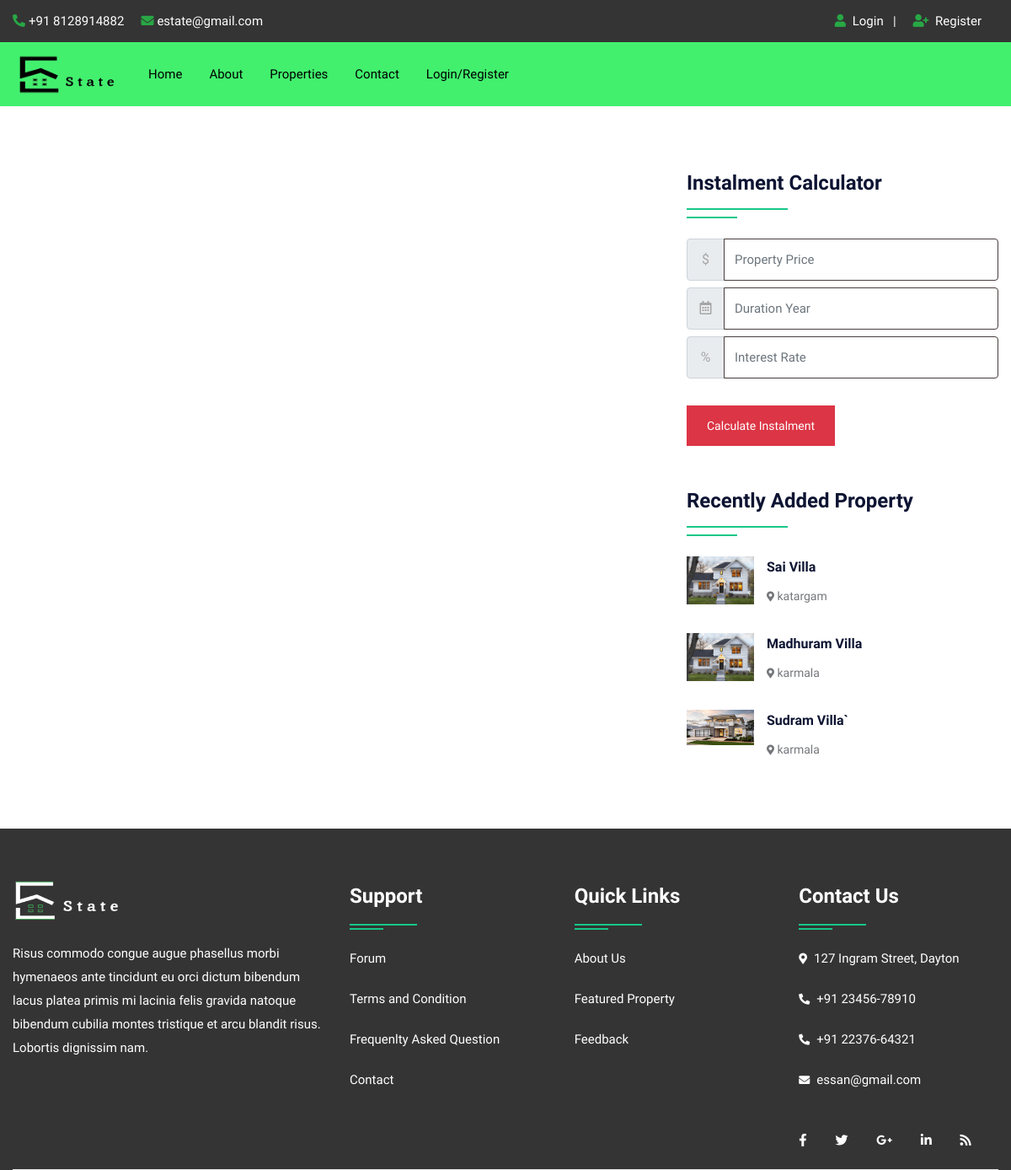
Page /stateproperty.php on the earlier database version.
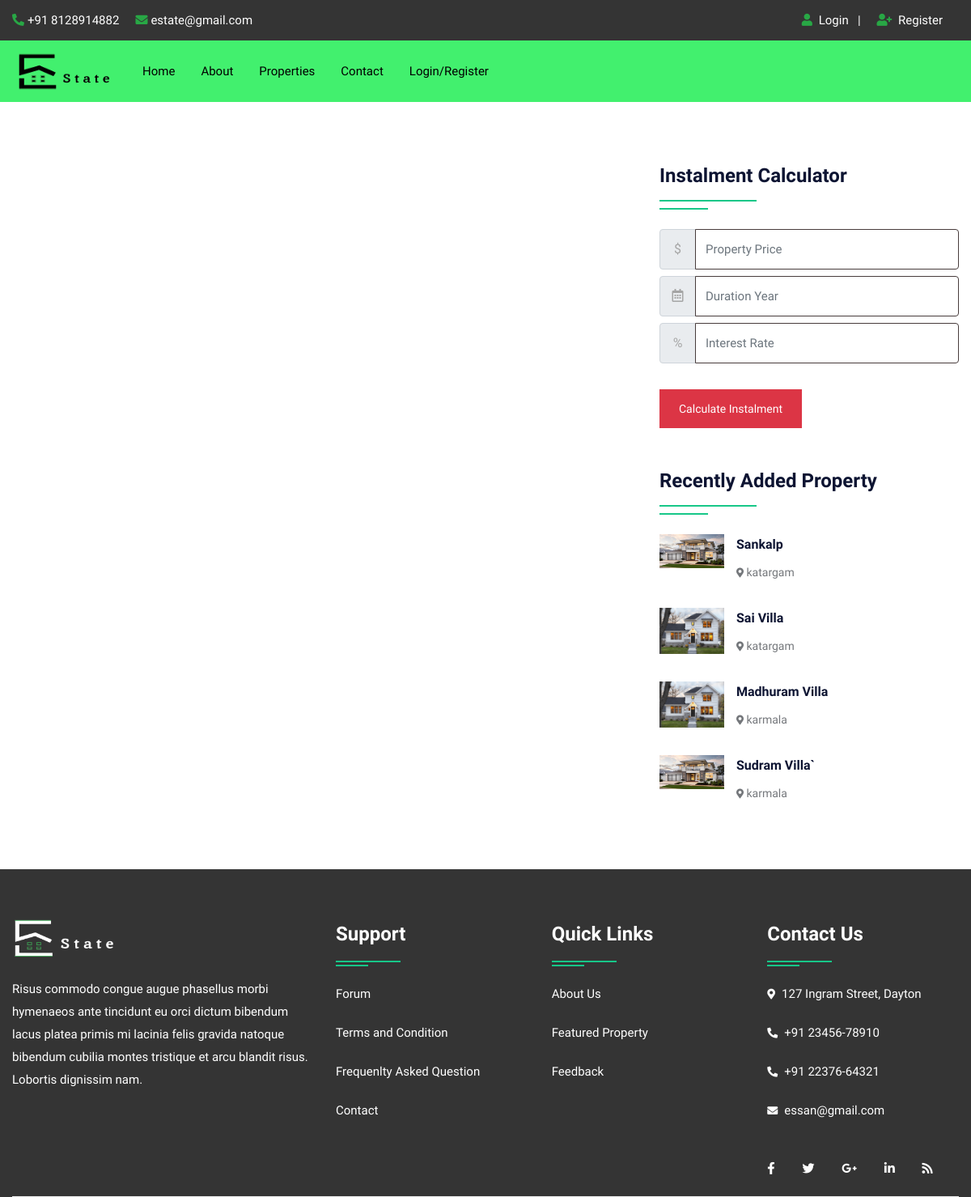
Same page on the later database version.
### tables this page shows
CREATE TABLE IF NOT EXISTS `property` (
  `pid` int(50) NOT NULL AUTO_INCREMENT,
  `title` varchar(50) NOT NULL,
  `pcontent` longtext NOT NULL,
  `type` varchar(100) NOT NULL,
  `bhk` varchar(50) NOT NULL,
  `stype` varchar(100) NOT NULL,
  `bedroom` int(50) NOT NULL,
  `bathroom` int(50) NOT NULL,
  `balcony` int(50) NOT NULL,
  `kitchen` int(50) NOT NULL,
  `hall` int(50) NOT NULL,
  `floor` varchar(50) NOT NULL,
  `size` int(50) NOT NULL,
  `price` int(50) NOT NULL,
  `location` varchar(200) NOT NULL,
  `city` varchar(100) NOT NULL,
  `state` varchar(100) NOT NULL,
  `feature` longtext NOT NULL,
  `pimage` varchar(300) NOT NULL,
  `pimage1` varchar(300) NOT NULL,
  `pimage2` varchar(300) NOT NULL,
  `pimage3` varchar(300) NOT NULL,
  `pimage4` varchar(300) NOT NULL,
  `uid` int(50) NOT NULL,
  `status` varchar(50) NOT NULL,
  `mapimage` varchar(300) NOT NULL,
  `topmapimage` varchar(300) NOT NULL,
  `groundmapimage` varchar(300) NOT NULL,
  `totalfloor` varchar(50) NOT NULL,
  `date` datetime NOT NULL DEFAULT CURRENT_TIMESTAMP,
  `isFeatured` int(11) DEFAULT NULL,
  PRIMARY KEY (`pid`),
  UNIQUE KEY `title` (`title`)
);

### stateproperty.php (the view, shortened to what this page needs)
<!DOCTYPE html>
<html lang="en">
<head>
<link rel="stylesheet" type="text/css" href="css/bootstrap.min.css">
<link rel="stylesheet" type="text/css" href="css/bootstrap-slider.css">
<link rel="stylesheet" type="text/css" href="css/jquery-ui.css">
<link rel="stylesheet" type="text/css" href="css/layerslider.css">
<link rel="stylesheet" type="text/css" href="css/color.css" id="color-change">
<link rel="stylesheet" type="text/css" href="css/owl.carousel.min.css">
<link rel="stylesheet" type="text/css" href="css/font-awesome.min.css">
<link rel="stylesheet" type="text/css" href="fonts/flaticon/flaticon.css">
<link rel="stylesheet" type="text/css" href="css/style.css">
</head>
<body>
<div id="page-wrapper">
    <div class="row">
		<?php include("include/header.php");?>
        <div class="full-row">
            <div class="container">
                <div class="row">
					<div class="col-lg-8">
                    </div>
                    <div class="col-lg-4">
                        <div class="sidebar-widget">
                            <h4 class="double-down-line-left text-secondary position-relative pb-4 my-4">Instalment Calculator</h4>
						<form class="d-inline-block w-100" action="calc.php" method="post">
                            <div class="input-group mb-2 mr-sm-2">
                                <div class="input-group-prepend">
                                    <div class="input-group-text">$</div>
                                </div>
                                <input type="text" class="form-control" name="amount" placeholder="Property Price">
                            </div>
                            <div class="input-group mb-2 mr-sm-2">
                                <div class="input-group-prepend">
                                    <div class="input-group-text"><i class="far fa-calendar-alt"></i></div>
                                </div>
                                <input type="text" class="form-control" name="month" placeholder="Duration Year">
                            </div>
                            <div class="input-group mb-2 mr-sm-2">
                                <div class="input-group-prepend">
                                    <div class="input-group-text">%</div>
                                </div>
                                <input type="text" class="form-control" name="interest" placeholder="Interest Rate">
                            </div>
                            <button type="submit" value="submit" name="calc" class="btn btn-danger mt-4">Calculate Instalment</button>
                        </form>
                        </div>
                        <div class="sidebar-widget mt-5">
                            <h4 class="double-down-line-left text-secondary position-relative pb-4 mb-4">Recently Added Property</h4>
                            <ul class="property_list_widget">
								<?php
								$query=mysqli_query($con,"SELECT * FROM `property` ORDER BY date DESC LIMIT 6");
										while($row=mysqli_fetch_array($query))
										{
								?>
                                <li> <img src="admin/property/<?php echo $row['18'];?>" alt="pimage">
                                    <h6 class="text-secondary hover-text-success text-capitalize"><a href="propertydetail.php?pid=<?php echo $row['0'];?>"><?php echo $row['1'];?></a></h6>
                                    <span class="font-14"><i class="fas fa-map-marker-alt icon-success icon-small"></i> <?php echo $row['14'];?></span>
                                </li>
                                <?php } ?>
                            </ul>
                        </div>
                    </div>
                </div>
            </div>
        </div>
		<?php include("include/footer.php");?>
    </div>
</div>
</body>
</html>

Differences in the rows shown:
added property: pimage (picture), title "Sankalp", location "katargam"
